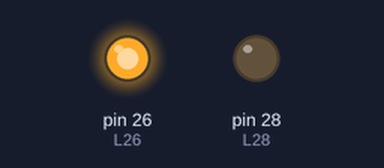
A sketch run on a simulated Arduino Mega 2560, built with avr-gcc and run on an emulated ATmega2560. Parts: output pins drawn as LEDs (lit = HIGH).

Above: at 0.05 s.
At 2.45 s:
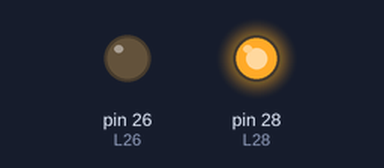
At 4.95 s:
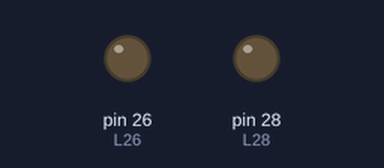
Timing chart, 0 to 5.2 s (numbered marks = the images above):
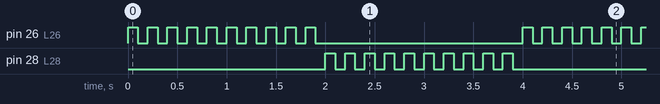

The sketch:

Lab_3.ino
```cpp
void setup() {
  // put your setup code here, to run once:
  #define L26 26
  #define L28 28
  pinMode(L26,OUTPUT);
  pinMode(L28,OUTPUT);
}

void loop() {
  // put your main code here, to run repeatedly:
   for (int i = 0; i < 10; i++) {
    digitalWrite(L26,HIGH);
    delay(100);
    digitalWrite(L26,LOW);
    delay(100);
  }

   for (int i = 0; i < 10; i++) {
    digitalWrite(L28,HIGH);
    delay(100);
    digitalWrite(L28,LOW);
    delay(100);
  }
}
```

Measured:
- by itself, pin 26 (L26), pin 28 (L28): repeats every 4.0 s: 9 × (LOW 0.10 s, HIGH 0.10 s), LOW 2.1 s, HIGH 0.10 s
